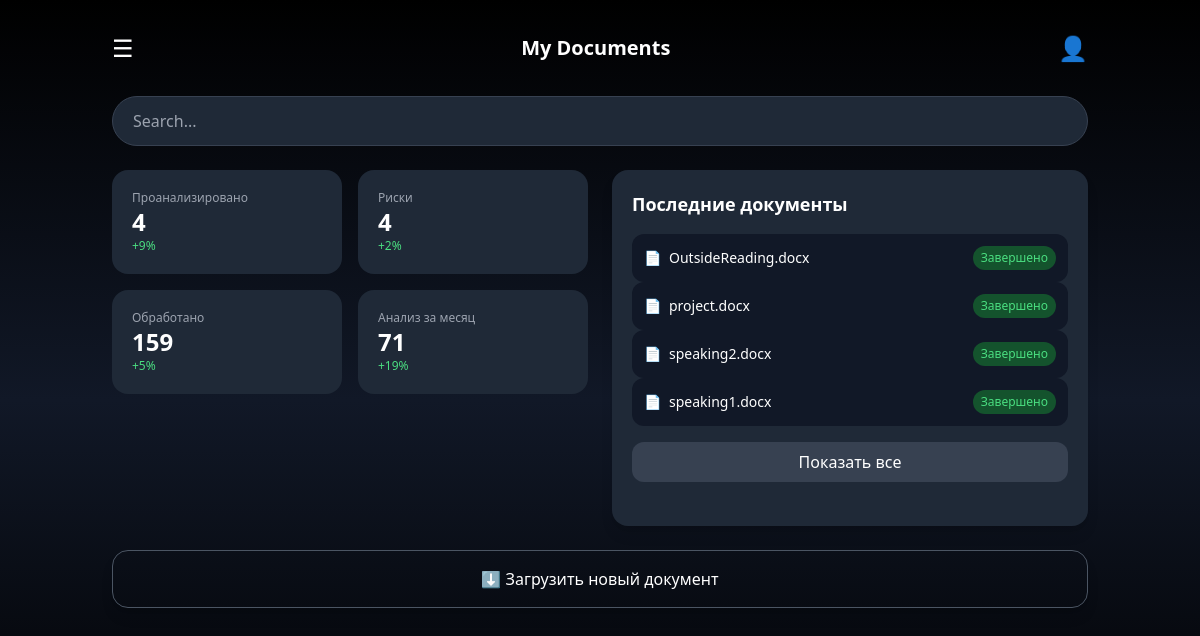
/dashboard/, run on the app's committed database.
### documents/models.py (models this page shows, shortened)
class Document(models.Model):
    STATUS_CHOICES = [
        ("uploaded", "Uploaded"),
        ("processing", "Processing"),
        ("done", "Done"),
        ("error", "Error"),
    ]
    FILE_TYPE_CHOICES = [
        ("pdf", "PDF"),
        ("jpg", "JPG"),
        ("png", "PNG"),
        ("docx", "DOCX"),
    ]
    id = models.UUIDField(primary_key=True, default=uuid.uuid4, editable=False)
    user = models.ForeignKey(User, on_delete=models.CASCADE, related_name="documents", null=True, blank=True)
    file_name = models.CharField(max_length=255)
    file = models.FileField(upload_to="documents/")
    file_url = models.URLField(blank=True, null=True)
    file_type = models.CharField(max_length=10, choices=FILE_TYPE_CHOICES)
    status = models.CharField(max_length=20, choices=STATUS_CHOICES, default="uploaded")
    uploaded_at = models.DateTimeField(auto_now_add=True)

### documents/views.py (the view)
# urls.py: path('dashboard/', views.dashboard),
def dashboard(request):
    documents = Document.objects.all().order_by('-uploaded_at')
    return render(request, 'dashboard.html', {
        'documents': documents
    })

### documents/templates/dashboard.html (shortened to what this page needs)
<!DOCTYPE html>
<html>
<head>
    <script src="https://cdn.tailwindcss.com"></script>
</head>
<body class="bg-gradient-to-b from-black via-gray-900 to-black text-white">
<div class="max-w-5xl mx-auto min-h-screen px-6 py-8">
    <div class="flex justify-between items-center mb-8">
        <div class="text-2xl">☰</div>
        <h1 class="text-xl font-semibold">My Documents</h1>
        <div class="text-2xl">👤</div>
    </div>
    <input type="text"
           placeholder="Search..."
           class="w-full mb-6 px-5 py-3 rounded-full bg-gray-800 border border-gray-700 focus:outline-none focus:ring-2 focus:ring-gray-600">
    <div class="grid md:grid-cols-2 gap-6">
        <div>
            <div class="grid grid-cols-2 gap-4 mb-6">
                <div class="bg-gray-800 p-5 rounded-2xl">
                    <p class="text-xs text-gray-400">Проанализировано</p>
                    <h2 class="text-2xl font-bold">{{ documents|length }}</h2>
                    <p class="text-green-400 text-xs">+9%</p>
                </div>
                <div class="bg-gray-800 p-5 rounded-2xl">
                    <p class="text-xs text-gray-400">Риски</p>
                    <h2 class="text-2xl font-bold">4</h2>
                    <p class="text-green-400 text-xs">+2%</p>
                </div>
                <div class="bg-gray-800 p-5 rounded-2xl">
                    <p class="text-xs text-gray-400">Обработано</p>
                    <h2 class="text-2xl font-bold">159</h2>
                    <p class="text-green-400 text-xs">+5%</p>
                </div>
                <div class="bg-gray-800 p-5 rounded-2xl">
                    <p class="text-xs text-gray-400">Анализ за месяц</p>
                    <h2 class="text-2xl font-bold">71</h2>
                    <p class="text-green-400 text-xs">+19%</p>
                </div>
            </div>
        </div>
        <div>
            <div class="bg-gray-800 rounded-2xl p-5 mb-6 shadow-lg h-full">
                <h2 class="text-lg mb-4 font-semibold">Последние документы</h2>
                <div class="space-y-3 text-sm">
                    {% for doc in documents %}
                        <a href="/document/{{ doc.id }}/">
                            <div class="flex justify-between items-center bg-gray-900 p-3 rounded-xl hover:bg-gray-700 transition">
                                <div class="flex items-center gap-2">
                                    <span>📄</span>
                                    <span class="truncate max-w-[200px]">
                                        {{ doc.file_name }}
                                    </span>
                                </div>
                                {% if doc.status == "done" %}
                                    <span class="text-xs px-2 py-1 bg-green-900 text-green-400 rounded-full">
                                        Завершено
                                    </span>
                                {% elif doc.status == "processing" %}
                                    <span class="text-xs px-2 py-1 bg-yellow-900 text-yellow-400 rounded-full">
                                        Обработка
                                    </span>
                                {% else %}
                                    <span class="text-xs px-2 py-1 bg-red-900 text-red-400 rounded-full">
                                        Ошибка
                                    </span>
                                {% endif %}
                            </div>
                        </a>
                    {% empty %}
                        <p class="text-gray-400 text-center">Нет документов</p>
                    {% endfor %}
                </div>
                <button class="mt-4 w-full py-2 bg-gray-700 rounded-xl hover:bg-gray-600 transition">
                    Показать все
                </button>
            </div>
        </div>
    </div>
    <div class="mt-6">
        <a href="/upload/">
            <button class="w-full py-4 rounded-2xl border border-gray-600 flex items-center justify-center gap-2 hover:bg-gray-800 transition shadow-lg">
                ⬇️ Загрузить новый документ
            </button>
        </a>
    </div>
</div>
</body>
</html>

### data on the page
Document: file_name "OutsideReading.docx", status "Завершено"
Document: file_name "project.docx", status "Завершено"
Document: file_name "speaking2.docx", status "Завершено"
Document: file_name "speaking1.docx", status "Завершено"

### other printed values
{{ documents|length }} "4"
